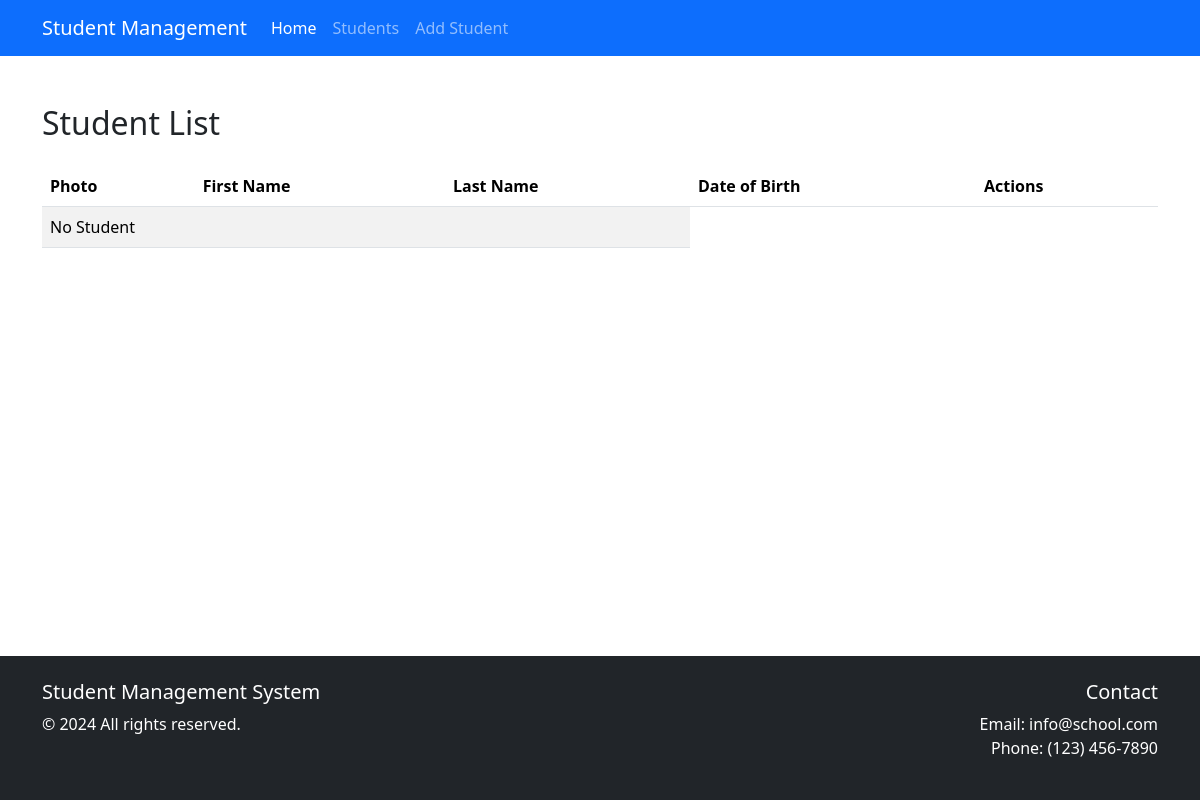
The app's page /student/list/, older data.
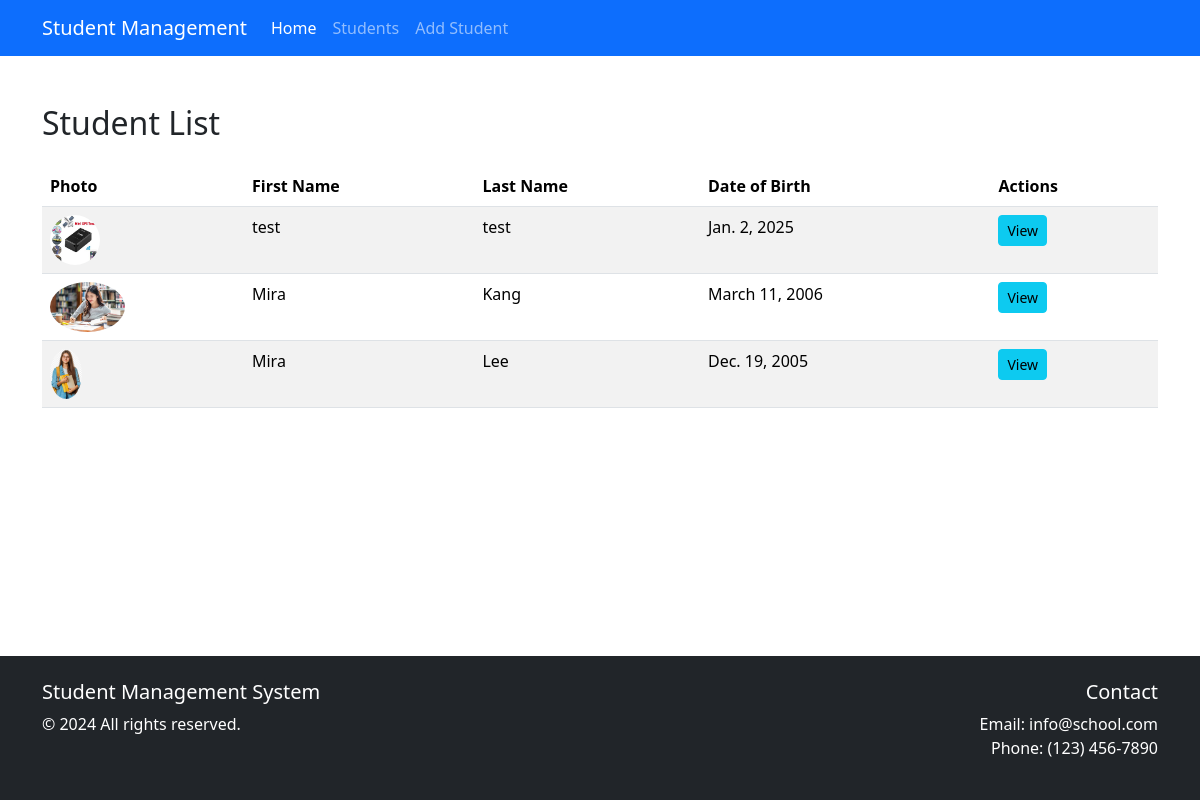
The same page, newer data.
### students/models.py (models this page shows)
class Student(models.Model):
    first_name = models.CharField(max_length=20)
    last_name = models.CharField(max_length=20)
    date_of_birth = models.DateField()
    photo = models.ImageField(upload_to='student_images/')
    def get_detail_url(self):
        return reverse('students:detail', args=[self.pk])

### students/views.py (the view)
# urls.py: path('list/', views.student_list, name='list'),
def student_list(request):
    students = Student.objects.all()
    ctx = {'students': students}
    return render(request, 'students/student-list.html', ctx)

### templates/students/student-list.html (shortened to what this page needs)
{% extends 'base.html' %}
{% block content %}
    <h2 class="mb-4">Student List</h2>
        <div class="table-responsive">
            <table class="table table-striped table-hover">
                <thead>
                    <tr>
                        <th>Photo</th>
                        <th>First Name</th>
                        <th>Last Name</th>
                        <th>Date of Birth</th>
                        <th>Actions</th>
                    </tr>
                </thead>
                <tbody>
                    {% for student in students %}
                    <tr>
                        <td>
                            <img src="{{ student.photo.url }}" class="rounded-circle" alt="Student Photo" height="50">
                        </td>
                        <td>{{ student.first_name }}</td>
                        <td>{{ student.last_name }}</td><td>{{ student.date_of_birth }}</td>
                        <td>
                            <a href="{{ student.get_detail_url }}" class="btn btn-info btn-sm">View</a>
                        </td>
                    </tr>
                    {% empty %}
                    <tr>
                        <td colspan="3"> No Student </td>
                    </tr>
                    {% endfor %}
                </tbody>
            </table>
        </div>
{% endblock %}

### templates/base.html (shortened to what this page needs)
<!DOCTYPE html>
{% load static %}
<html lang="en">
<head>
    <link rel="stylesheet" href="{% static 'css/styles.css' %}">
    <link href="https://cdn.jsdelivr.net/npm/bootstrap@5.3.2/dist/css/bootstrap.min.css" rel="stylesheet">
</head>
<body>
    {% include 'includes/header.html' %}
    <main class="container my-5">
        {% block content %}{% endblock %}
    </main>
    <footer class="bg-dark text-white py-4">
        <div class="container">
            <div class="row">
                <div class="col-md-6">
                    <h5>Student Management System</h5>
                    <p>© 2024 All rights reserved.</p>
                </div>
                <div class="col-md-6 text-md-end">
                    <h5>Contact</h5>
                    <p>Email: info@school.com<br>Phone: (123) 456-7890</p>
                </div>
            </div>
        </div>
    </footer>
</body>
</html>

### templates/includes/header.html (shortened to what this page needs)
<nav class="navbar navbar-expand-lg navbar-dark bg-primary">
        <div class="container">
            <a class="navbar-brand" href="{% url 'home' %}">Student Management</a>
            <div class="collapse navbar-collapse" id="navbarNav">
                <ul class="navbar-nav">
                    <li class="nav-item">
                        <a class="nav-link active" href="{% url 'home' %}">Home</a>
                    </li>
                    <li class="nav-item">
                        <a class="nav-link" href="{% url 'students:list' %}">Students</a>
                    </li>
                    <li class="nav-item">
                        <a class="nav-link" href="{% url 'students:create' %}">Add Student</a>
                    </li>
                </ul>
            </div>
        </div>
    </nav>

### static/css/styles.css (style rules this page uses)
body { min-height: 100vh; display: flex; flex-direction: column; }
main { flex: 1; }

Row changes from the older to the newer data that the page shows:
added Student: photo (picture), first_name "test", last_name "test", date_of_birth "Jan. 2, 2025"
added Student: photo (picture), first_name "Mira", last_name "Kang", date_of_birth "March 11, 2006"
added Student: photo (picture), first_name "Mira", last_name "Lee", date_of_birth "Dec. 19, 2005"
Text that changed along with them:
text no longer shown: "No Student"
